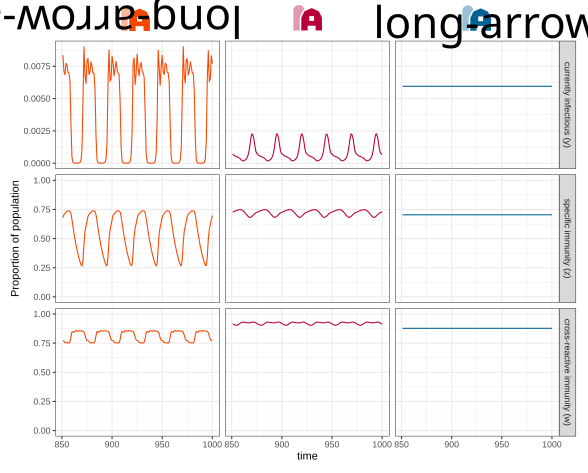

R code for this plot:
library(magrittr)
library(tidyverse)
library(tidygraph)
library(JuliaCall)
library(ggraph)
library(facetscales)

julia_setup()
julia_source("../../code/multipop_MANTIS.jl")

my_cols <- c("#f74700", "#b6003b", "#016394")
scales_y <- list(
  `currently infectious (y)`    = scale_y_continuous(),
  `specific immunity (z)`       = scale_y_continuous(limits = c(0, 1)),
  `cross-reactive immunity (w)` = scale_y_continuous(limits = c(0, 1))
)

## structural parameters
set.seed(0)
struct <- c(2, 2)
strains <- expand.grid(lapply(struct, seq, from=1, by=1) %>%
                         setNames(str_c("locus", 1:length(.))))
n_populations <- 3
# initial_conditions <- rep(0.00001, prod(struct) * n_populations)
initial_conditions <- runif(prod(struct) * n_populations) %>%
  matrix(n_populations, prod(struct)) %>%
  apply(1, . %>% {. / (5 * sum(.))}) %>%
  t()
## dynamical parameters
beta <- 40                   # Infection rate
gamma <- c(0.75, 0.25, 0.25) # partial cross-protective immunity (cpi)
sigma <- 10                  # recovery rate
mu <- 0.05                   # disease induced mortality
# delta <- NA                  # increase in cpi per allele (not yet implemented)
# epsilon <- 0                 # seasonality

movement_rate <- 0.05
chi <- matrix(c(-movement_rate, 0, 0,
                0, -movement_rate, 0,
                movement_rate, movement_rate, -movement_rate), 3, 3)

timeseries <- julia_call("runMANTIS", strainstructure=struct, tstep=1, tmax=1000,
                         beta=beta, gamma=gamma, sigma=sigma, mu=mu, chi=chi,
                         initvals=initial_conditions)$timeseries %>%
  set_colnames(c(expand.grid(str_c("Population_", 1:n_populations),
                             str_c("Strain_", apply(strains, 1, str_c, collapse="")),
                             c("y", "z", "w")) %>% apply(1, str_c, collapse="."),
                 "time")) %>%
  gather("details", "prevalence", -time) %>%
  separate(details, c("population", "strain", "equation"), "\\.") %>%
  mutate(variable = factor(equation, levels=c("y", "z", "w"),
                           labels=c("currently infectious (y)",
                                    "specific immunity (z)",
                                    "cross-reactive immunity (w)")),
         population = factor(population, levels=c("Population_1", "Population_3", "Population_2"),
                             labels=c("Population A", "Population C", "Population B"))) %>%
  as_tibble()

ggplot(timeseries %>% filter(time > 0.85*max(time), strain == "Strain_11")) +
  aes(colour=population, y=prevalence, x=time) +
  geom_line() +
  facet_grid_sc(rows=vars(variable), cols=vars(population), scales=list(y=scales_y)) +
  scale_colour_manual(values=my_cols) +
  ylab("Proportion of population") +
  theme_bw() +
  theme(legend.position="none",
        strip.text.x=element_blank(),
        strip.background.x=element_blank())
ggsave("dynamics-hierarchy.svg", width=8, height=6)
